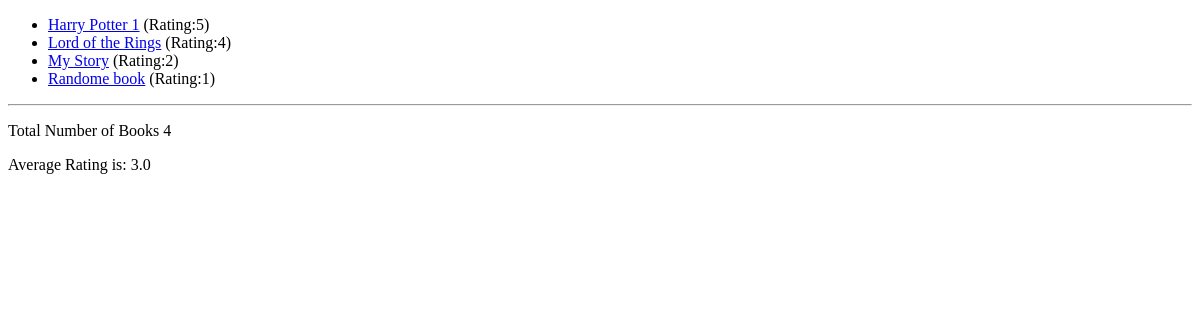
The app's page /, older data.
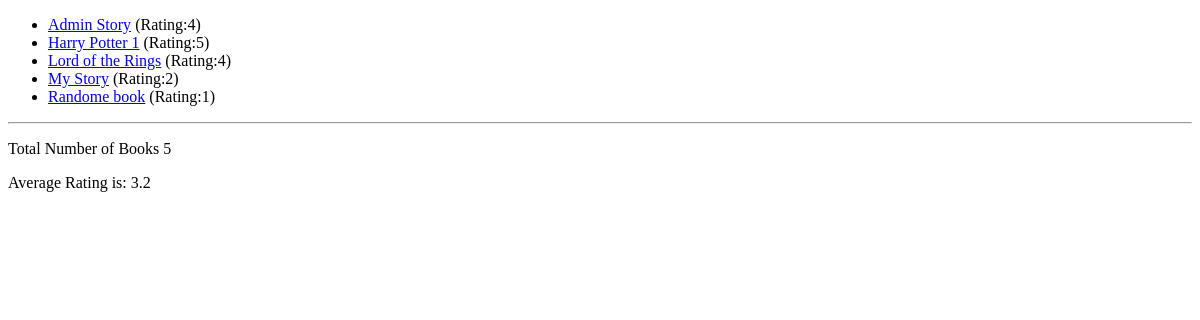
The same page, newer data.
### book_outlet/models.py (models this page shows, shortened)
class Book(models.Model):
    title = models.CharField(max_length=50)
    rating = models.IntegerField(
        validators=[MinValueValidator(1), MaxValueValidator(5)])
    author = models.CharField(null=True, max_length=100)
    is_bestselling = models.BooleanField(default=False)
    slug = models.SlugField(default="", blank=True, editable=False,
                            null=False, db_index=True) #primary_key=True
    def get_absolute_url(self):
        return reverse("book_detail", args=[self.slug])

### book_outlet/views.py (the view)
# urls.py: path("", views.index),
def index(request):
    books = Book.objects.all().order_by("title")
    num_books = books.count()
    avg_rating = books.aggregate(Avg("rating"))
    return render(request ,"book_outlet/index.html",{
        "books": books,
        "total_number_of_books": num_books,
        "average_rating": avg_rating
    })

### book_outlet/templates/book_outlet/index.html (shortened to what this page needs)
{% extends "book_outlet/base.html" %}
{% block content %}
    <ul>
        {% for book in books %}
            <li><a href="{{book.get_absolute_url}}">{{book.title}}</a> (Rating:{{book.rating}})</li>
        {% endfor %}
    </ul>
    <hr>
    <p>Total Number of Books {{total_number_of_books}}</p>
    <p>Average Rating is: {{average_rating.rating__avg}}</p>
{% endblock content %}

Row changes from the older to the newer data that the page shows:
added Book: title "Admin Story", rating "4"
Text that changed along with them:
{{ total_number_of_books }}: "4" → "5"
{{ average_rating.rating__avg }}: "3.0" → "3.2"
